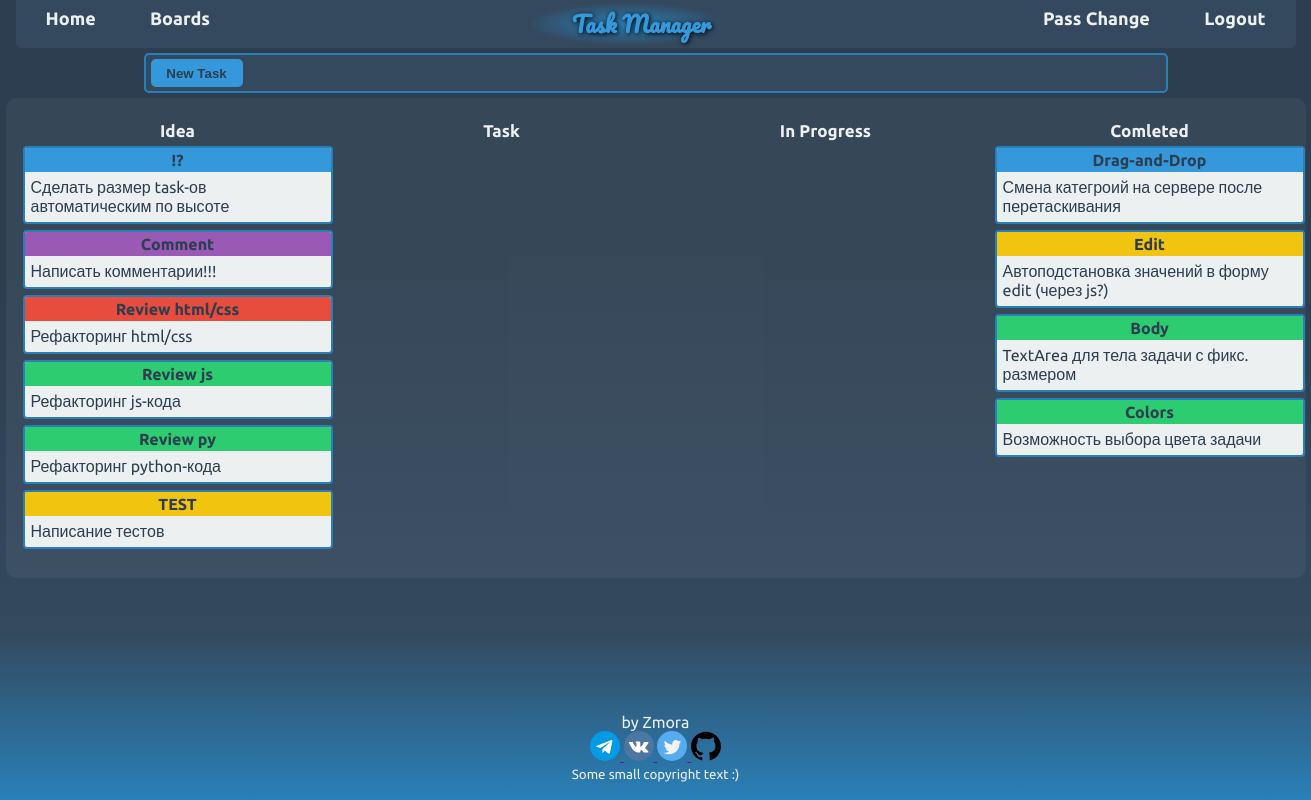
/taskboard/4 (signed in), run on an earlier commit of the app's database.
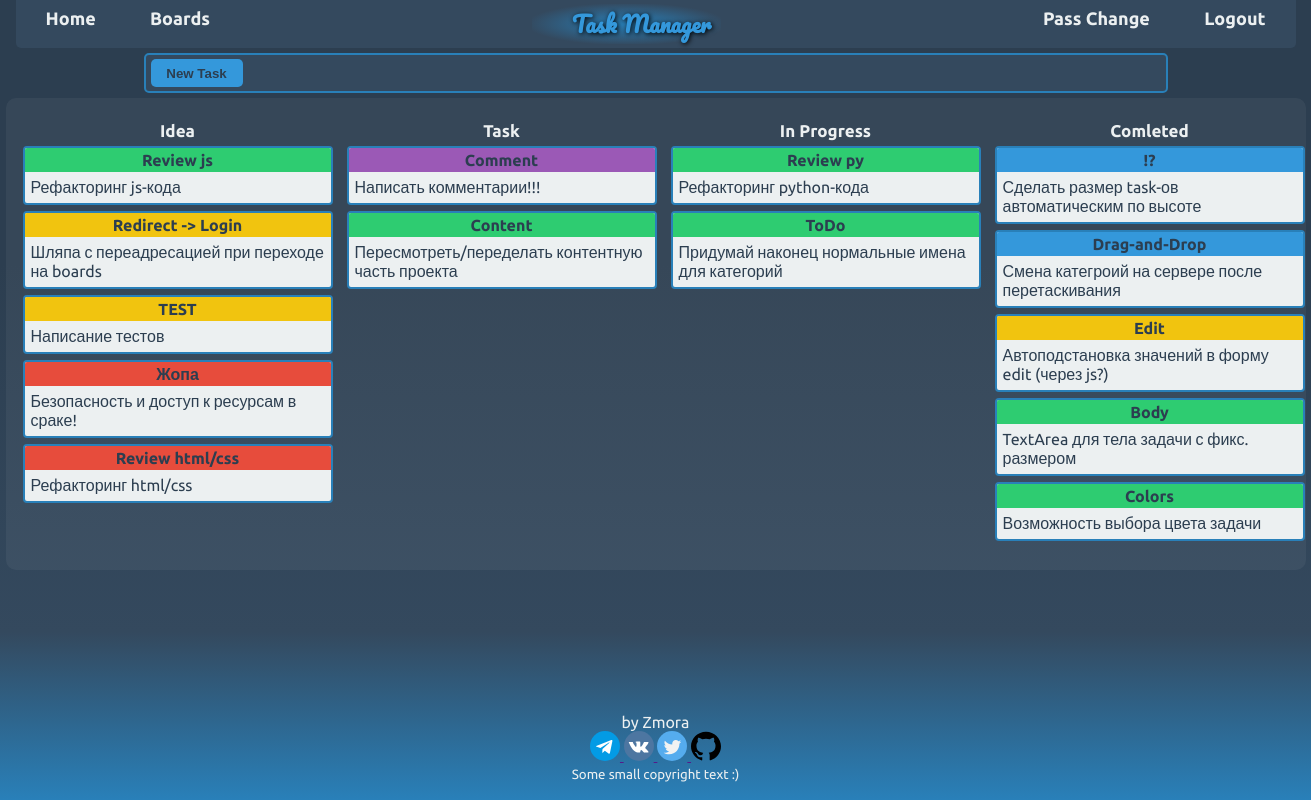
And on a later commit of the database.
### task_manager/models.py (models this page shows, shortened)
class Task(models.Model):
	STAGE_CHOICE = (
		(1, 'Idea'),
		(2, 'Task'),
		(3, 'In Progress'),
		(4, 'Comleted'))
	COLOR_CHOICE = (
		('bg1', 'Red'),
		('bg2', 'Green'),
		('bg3', 'Orange'),
		('bg4', 'Lilac'),
		('bg5', 'Blue'),)
	title = models.CharField(max_length=32)
	body = models.CharField(max_length=185)
	stage = models.IntegerField(choices=STAGE_CHOICE, default=1)
	bg = models.CharField(max_length=3, choices=COLOR_CHOICE, default='bg5')
	pub_date = models.DateTimeField(auto_now_add=True)
	last_change = models.DateTimeField(auto_now=True)
	board = models.ForeignKey(TaskBoard, on_delete=models.CASCADE,
		related_name='tasks')
	class Meta:
		ordering = ['-last_change']
		verbose_name = 'Task'
		verbose_name_plural = 'Tasks'

### task_manager/views.py (the view, shortened to what this page needs)
# urls.py: path('taskboard/<int:board_id>', TasksView.as_view(),
class TasksView(LoginRequiredMixin, View):
	login_url='login_url'
	def get(self, request, board_id):
		if TaskBoard.objects.get(id=board_id).user != request.user:
			return HttpResponseForbidden('<h1>403 Forbidden</h1>')
		tasks = Task.objects.filter(board=board_id)
		stages = Task.STAGE_CHOICE
		form = TaskForm()
		context = {
			'tasks': tasks,
			'stages': stages,
			'form': form,
		}
		return render(request, 'task_manager/taskboard.html', context=context)

### task_manager/templates/task_manager/taskboard.html (shortened to what this page needs)
{% extends "index.html" %}
{% block main %}
	{% include 'task_manager/includes/task_toolbar.html' %}
	<div class="tasks-container">
		<div class="tasks js-tasks" data-drop-url="{% url 'view_drop' %}">
		{% for stage in stages %}
			<div class="colmn js-col" data-column-id="{{stage.0}}">
				<div class="col-title"> <span> {{stage.1}} </span> </div>
				<div class="col-tasks js-inner">
					{% for task in tasks %}
						{% if  task.stage == stage.0%}
							<div class="card1 js-card"  draggable="true" data-task-id="{{task.id}}" data-task-stage="{{task.stage}}" data-task-title="{{task.title}}" data-task-body="{{task.body}}" data-task-color="{{task.bg}}">
								<div class="card1-title {{task.bg}}"> <span> {{task.title}} </span> </div>
								<div class="card1-body"> <span> {{task.body}} </span> </div>
							</div>
						{% endif %}
					{% endfor %}
				</div>
			</div>
		{% endfor %}
		</div>
	</div>
{% endblock main %}

What changed in the data, as far as the page shows it:
added Task: title "Redirect -> Login", body "Шляпа с переадресацией при переходе на boards", bg "bg3" (drawn), shown under "Idea"
added Task: title "Жопа", body "Безопасность и доступ к ресурсам в сраке!", bg "bg1" (drawn), shown under "Idea"
changed Task "Review html/css": moves down the list
changed Task "Comment": moves from the list under "Idea" to the list under "Task"
added Task: title "Content", body "Пересмотреть/переделать контентную часть проекта", shown under "Task"
changed Task "Review py": moves from the list under "Idea" to the list under "In Progress"
added Task: title "ToDo", body "Придумай наконец нормальные имена для категорий", shown under "In Progress"
changed Task "Сделать размер task-ов автоматическим по высоте": moves from the list under "Idea" to the list under "Comleted"
